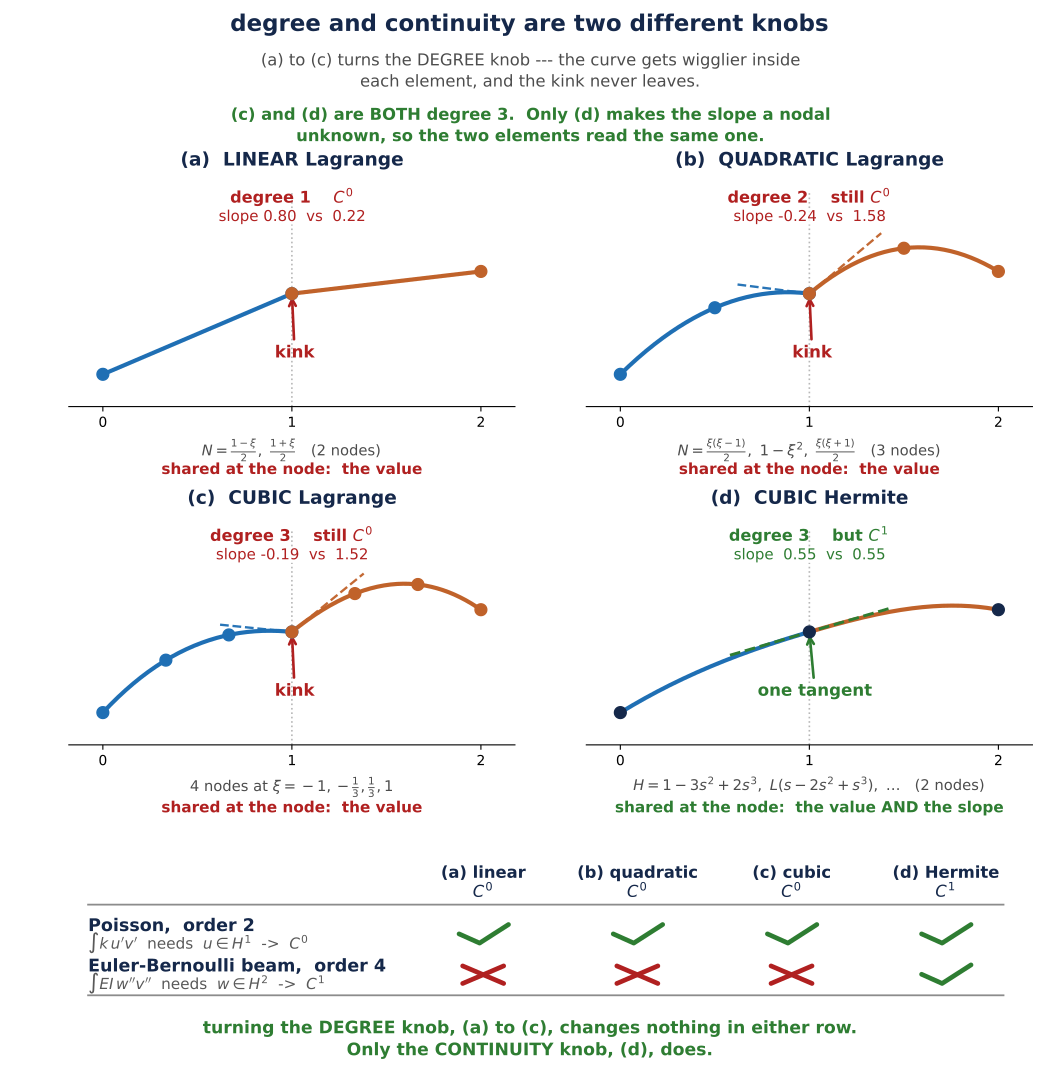

Reproduce this figure in Python.
"""Polynomial degree and continuity class are two different knobs.

Four panels, two elements each, the SAME nodal values at the shared node.
(a)->(b)->(c) turn the degree knob: 1, 2, 3. The kink at the joint never goes.
(d) has the same degree as (c) and no kink, because the slope was made a
shared nodal unknown instead.
"""
import numpy as np, matplotlib
matplotlib.use("Agg")
import matplotlib.pyplot as plt

INK, A, B, KINK, OKC = "#15284a", "#1f6fb4", "#c0622a", "#b02020", "#2e7d32"
HALO = dict(fc="white", ec="none", alpha=0.82, pad=0.3)

def lagrange_vals(xn, yn, xs):
    """evaluate the Lagrange interpolant through (xn,yn) at xs"""
    out = np.zeros_like(xs)
    for i, xi in enumerate(xn):
        t = np.ones_like(xs)
        for j, xj in enumerate(xn):
            if i != j: t = t*(xs-xj)/(xi-xj)
        out += yn[i]*t
    return out

# nodal values are chosen so the two sides genuinely disagree on the slope
DATA = {
    1: (([0.0, 1.0], [0.20, 1.00]), ([1.0, 2.0], [1.00, 1.22])),
    2: (([0.0, 0.5, 1.0], [0.20, 0.86, 1.00]),
        ([1.0, 1.5, 2.0], [1.00, 1.45, 1.22])),
    3: (([0.0, 1/3, 2/3, 1.0], [0.20, 0.72, 0.97, 1.00]),
        ([1.0, 4/3, 5/3, 2.0], [1.00, 1.38, 1.47, 1.22])),
}

def slope_at(xn, yn, x0, h=1e-6):
    return (lagrange_vals(np.array(xn), np.array(yn), np.array([x0+h]))[0]
            - lagrange_vals(np.array(xn), np.array(yn), np.array([x0-h]))[0])/(2*h)

from matplotlib.gridspec import GridSpec
fig = plt.figure(figsize=(10.6, 10.9))
gs = GridSpec(3, 2, figure=fig, height_ratios=[1, 1, 0.64],
              left=0.065, right=0.975, top=0.828, bottom=0.078,
              wspace=0.16, hspace=0.62)
axes = np.array([[fig.add_subplot(gs[0, 0]), fig.add_subplot(gs[0, 1])],
                 [fig.add_subplot(gs[1, 0]), fig.add_subplot(gs[1, 1])]])
axv = fig.add_subplot(gs[2, :])

def frame(ax, title, sub, formula, shared, colour):
    ax.set_xlim(-0.18, 2.18); ax.set_ylim(-0.12, 2.05)
    ax.set_xticks([0, 1, 2]); ax.set_yticks([])
    ax.tick_params(labelsize=10)
    ax.spines[["top", "right", "left"]].set_visible(False)
    ax.set_title(title, fontsize=13.4, color=INK, fontweight="bold", pad=16)
    ax.text(1.0, 1.90, sub, fontsize=11.6, color=colour, ha="center",
            fontweight="bold")
    ax.text(0.5, -0.145, formula, fontsize=10.6, color="0.3", ha="center",
            va="top", transform=ax.transAxes, clip_on=False)
    ax.text(0.5, -0.255, shared, fontsize=11.0, color=colour, ha="center",
            va="top", fontweight="bold", transform=ax.transAxes,
            clip_on=False)

def draw_pair(ax, p):
    (xa, ya), (xb, yb) = DATA[p]
    sa = np.linspace(0, 1, 200); sb = np.linspace(1, 2, 200)
    ax.plot(sa, lagrange_vals(np.array(xa), np.array(ya), sa), color=A, lw=3.0)
    ax.plot(sb, lagrange_vals(np.array(xb), np.array(yb), sb), color=B, lw=3.0)
    for xx, yy, c in [(xa, ya, A), (xb, yb, B)]:
        ax.plot(xx, yy, "o", ms=8.5, color=c, zorder=6)
    ml = slope_at(xa, ya, 1 - 1e-3); mr = slope_at(xb, yb, 1 + 1e-3)
    for m, c, x0, x1 in [(ml, A, 0.62, 1.0), (mr, B, 1.0, 1.38)]:
        xs = np.array([x0, x1])
        ax.plot(xs, 1.0 + m*(xs-1.0), "--", color=c, lw=1.7, alpha=0.95, zorder=5)
    ax.plot([1, 1], [-0.12, 2.0], ":", color="0.72", lw=1.2, zorder=1)
    ax.annotate("kink", (1.0, 1.0), textcoords="offset points", xytext=(2, -46),
                fontsize=12.0, color=KINK, fontweight="bold", ha="center",
                arrowprops=dict(arrowstyle="->", color=KINK, lw=1.9))
    return ml, mr

# ---- (a) linear ----
ax = axes[0, 0]; ml, mr = draw_pair(ax, 1)
frame(ax, "(a)  LINEAR Lagrange", "degree 1    $C^{0}$",
      "$N=\\frac{1-\\xi}{2},\\ \\frac{1+\\xi}{2}$   (2 nodes)",
      "shared at the node:  the value", KINK)
ax.text(1.0, 1.72, f"slope {ml:.2f}  vs  {mr:.2f}", fontsize=10.8, color=KINK,
        ha="center", bbox=HALO)

# ---- (b) quadratic ----
ax = axes[0, 1]; ml, mr = draw_pair(ax, 2)
frame(ax, "(b)  QUADRATIC Lagrange", "degree 2    still $C^{0}$",
      "$N=\\frac{\\xi(\\xi-1)}{2},\\ 1-\\xi^{2},\\ \\frac{\\xi(\\xi+1)}{2}$   (3 nodes)",
      "shared at the node:  the value", KINK)
ax.text(1.0, 1.72, f"slope {ml:.2f}  vs  {mr:.2f}", fontsize=10.8, color=KINK,
        ha="center", bbox=HALO)

# ---- (c) cubic Lagrange ----
ax = axes[1, 0]; ml, mr = draw_pair(ax, 3)
frame(ax, "(c)  CUBIC Lagrange", "degree 3    still $C^{0}$",
      "4 nodes at $\\xi=-1,-\\frac{1}{3},\\frac{1}{3},1$",
      "shared at the node:  the value", KINK)
ax.text(1.0, 1.72, f"slope {ml:.2f}  vs  {mr:.2f}", fontsize=10.8, color=KINK,
        ha="center", bbox=HALO)

# ---- (d) cubic Hermite ----
ax = axes[1, 1]
(xa, ya), (xb, yb) = DATA[3]
m_shared = 0.55                      # ONE slope, owned by the node
ends = [(0.20, 1.00, 1.15, m_shared, 0.0, 1.0, A),
        (1.00, 1.22, m_shared, -0.35, 1.0, 2.0, B)]
for w0, w1, t0, t1, x0, x1, col in ends:
    L = x1 - x0
    s = np.linspace(0, 1, 200)
    H = (w0*(1-3*s**2+2*s**3) + t0*L*(s-2*s**2+s**3)
         + w1*(3*s**2-2*s**3) + t1*L*(-s**2+s**3))
    ax.plot(x0 + L*s, H, color=col, lw=3.0)
ax.plot([0, 1, 2], [0.20, 1.00, 1.22], "o", ms=8.5, color=INK, zorder=6)
xs = np.array([0.58, 1.42])
ax.plot(xs, 1.0 + m_shared*(xs-1.0), "--", color=OKC, lw=2.1, zorder=5)
ax.plot([1, 1], [-0.12, 2.0], ":", color="0.72", lw=1.2, zorder=1)
ax.annotate("one tangent", (1.0, 1.0), textcoords="offset points",
            xytext=(4, -46), fontsize=12.0, color=OKC, fontweight="bold",
            ha="center", arrowprops=dict(arrowstyle="->", color=OKC, lw=1.9))
frame(ax, "(d)  CUBIC Hermite", "degree 3    but $C^{1}$",
      "$H=1-3s^{2}+2s^{3},\\ L(s-2s^{2}+s^{3}),\\ \\ldots$   (2 nodes)",
      "shared at the node:  the value AND the slope", OKC)
ax.text(1.0, 1.72, "slope  0.55  vs  0.55", fontsize=10.8, color=OKC,
        ha="center", bbox=HALO)

# ================= the verdict strip: the same four, judged by two PDEs ======
axv.set_xlim(0, 100); axv.set_ylim(0, 34); axv.axis("off")
COLS = [(43, "(a) linear\n$C^{0}$"), (59, "(b) quadratic\n$C^{0}$"),
        (75, "(c) cubic\n$C^{0}$"), (91, "(d) Hermite\n$C^{1}$")]
for cx, lab in COLS:
    axv.text(cx, 29.5, lab, fontsize=11.8, color=INK, ha="center", va="center",
             fontweight="bold")
axv.plot([2, 97], [24.2, 24.2], color="0.55", lw=1.3)
axv.plot([2, 97], [2.2, 2.2], color="0.55", lw=1.3)

def tick(ax, x, y, good, s=2.5):
    if good:
        ax.plot([x-s, x-s*0.15, x+s*1.05], [y+0.1, y-s*0.85, y+s*0.95],
                color=OKC, lw=3.4, solid_capstyle="round", zorder=5)
    else:
        for d in (1, -1):
            ax.plot([x-s*0.85, x+s*0.85], [y-d*s*0.85, y+d*s*0.85],
                    color=KINK, lw=3.4, solid_capstyle="round", zorder=5)

ROWS = [(17.0, "Poisson,  order 2", "$\\int k\\,u'v'$  needs  $u\\in H^{1}$  ->  $C^{0}$",
         [True, True, True, True]),
        (7.2, "Euler-Bernoulli beam,  order 4",
         "$\\int EI\\,w''v''$  needs  $w\\in H^{2}$  ->  $C^{1}$",
         [False, False, False, True])]
for ry, name, need, verdicts in ROWS:
    axv.text(2, ry+2.0, name, fontsize=12.6, color=INK, ha="left",
             va="center", fontweight="bold")
    axv.text(2, ry-2.2, need, fontsize=11.0, color="0.35", ha="left", va="center")
    for (cx, _), v in zip(COLS, verdicts):
        tick(axv, cx, ry, v)
fig.text(0.5, 0.028,
         "turning the DEGREE knob, (a) to (c), changes nothing in either row.\n"
         "Only the CONTINUITY knob, (d), does.",
         fontsize=12.4, color=OKC, ha="center", va="bottom",
         fontweight="bold", linespacing=1.45)
fig.text(0.5, 0.972, "degree and continuity are two different knobs",
         fontsize=16.5, color=INK, ha="center", fontweight="bold")
fig.text(0.5, 0.952,
         "(a) to (c) turns the DEGREE knob --- the curve gets wigglier inside\n"
         "each element, and the kink never leaves.",
         fontsize=11.8, color="0.3", ha="center", va="top", linespacing=1.4)
fig.text(0.5, 0.902,
         "(c) and (d) are BOTH degree 3.  Only (d) makes the slope a nodal\n"
         "unknown, so the two elements read the same one.",
         fontsize=11.8, color=OKC, ha="center", va="top", fontweight="bold",
         linespacing=1.4)
fig.savefig("q4_degree_vs_continuity.pdf")
print("wrote q4_degree_vs_continuity.pdf")
for p in (1, 2, 3):
    (xa, ya), (xb, yb) = DATA[p]
    print(f"  degree {p}: slope left {slope_at(xa,ya,1-1e-3):+.3f}   "
          f"right {slope_at(xb,yb,1+1e-3):+.3f}")
